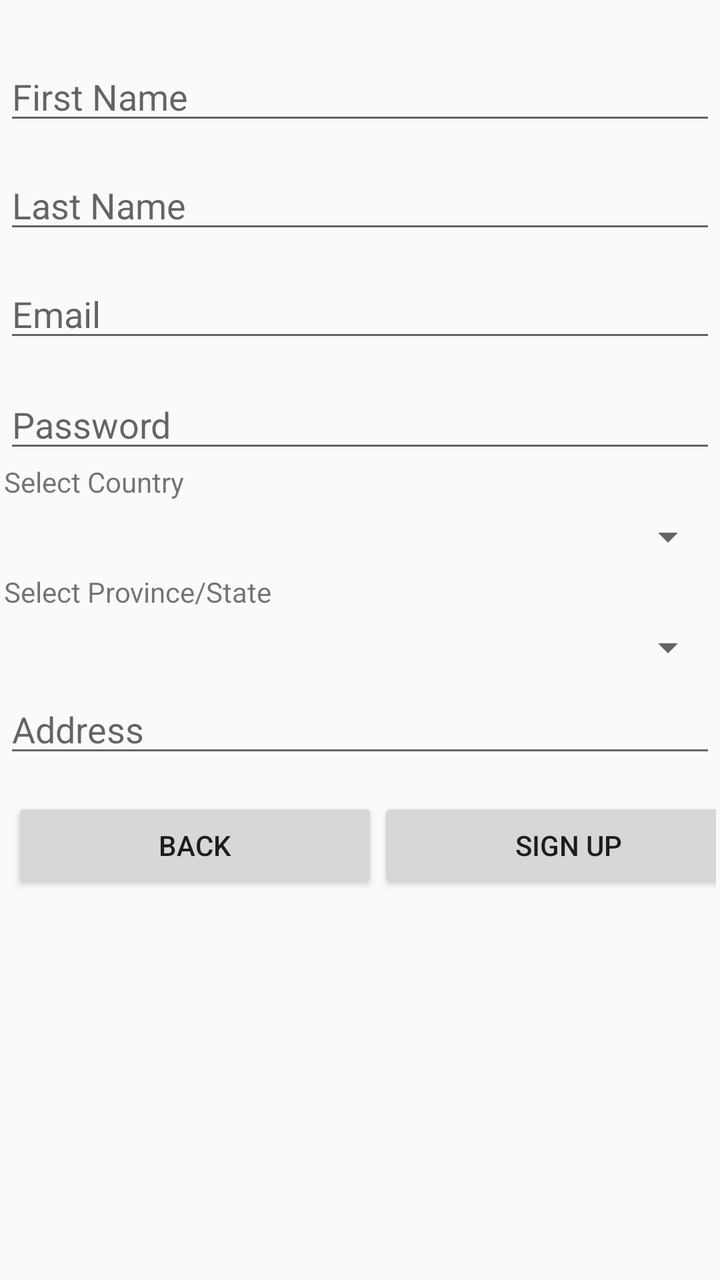
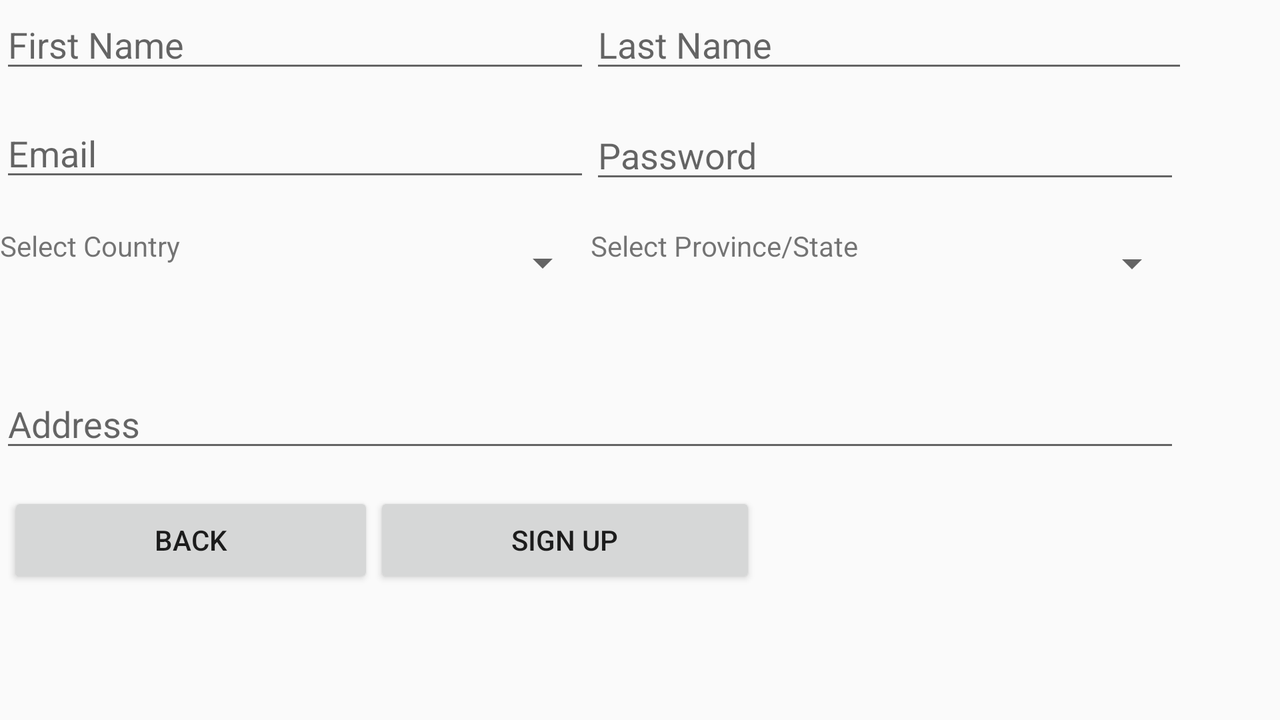

One screen, two layout resources from the same app: the default and the author's alternative for another configuration. Each is rendered where Android would select it; the XML of both is given below.
<!-- AndroidManifest.xml: application theme AppTheme -->
<!-- res/layout/activity_sign_up.xml -->
<?xml version="1.0" encoding="utf-8"?>
<android.support.constraint.ConstraintLayout xmlns:android="http://schemas.android.com/apk/res/android"
    xmlns:app="http://schemas.android.com/apk/res-auto"
    xmlns:tools="http://schemas.android.com/tools"
    android:layout_width="match_parent"
    android:layout_height="match_parent"
    tools:context="com.example.andy.apeshop.SignUp"
    tools:layout_editor_absoluteY="81dp"
    tools:layout_editor_absoluteX="0dp">

    <LinearLayout
        android:id="@+id/linearLayout2"
        android:layout_width="0dp"
        android:layout_height="0dp"
        android:layout_marginEnd="2dp"
        android:layout_marginLeft="2dp"
        android:layout_marginRight="2dp"
        android:layout_marginStart="2dp"
        android:weightSum="1"
        app:layout_constraintBottom_toBottomOf="parent"
        app:layout_constraintHorizontal_bias="1.0"
        app:layout_constraintLeft_toLeftOf="parent"
        app:layout_constraintRight_toRightOf="parent"
        app:layout_constraintTop_toTopOf="parent"
        app:layout_constraintVertical_bias="1.0"
        tools:layout_constraintBottom_creator="1"
        tools:layout_constraintLeft_creator="1"
        tools:layout_constraintRight_creator="1"
        tools:layout_constraintTop_creator="1"
        android:orientation="vertical">

        <EditText
            android:id="@+id/firstNameText"
            android:layout_width="match_parent"
            android:layout_height="wrap_content"
            android:layout_marginTop="26dp"
            android:ems="10"
            android:hint="@string/firstName"
            android:inputType="textPersonName"
            app:layout_constraintLeft_toLeftOf="parent"
            app:layout_constraintRight_toRightOf="parent"
            app:layout_constraintTop_toTopOf="parent"
            tools:layout_constraintLeft_creator="1"
            tools:layout_constraintRight_creator="1"
            tools:layout_constraintTop_creator="1" />

        <EditText
            android:id="@+id/lastNameText"
            android:layout_width="match_parent"
            android:layout_height="wrap_content"
            android:layout_marginTop="13dp"
            android:ems="10"
            android:hint="@string/lastName"
            android:inputType="textPersonName"
            app:layout_constraintLeft_toLeftOf="@+id/editText"
            app:layout_constraintRight_toRightOf="@+id/editText"
            app:layout_constraintTop_toBottomOf="@+id/editText"
            tools:layout_constraintLeft_creator="1"
            tools:layout_constraintRight_creator="1"
            tools:layout_constraintTop_creator="1" />

        <EditText
            android:id="@+id/emailText"
            android:layout_width="match_parent"
            android:layout_height="wrap_content"
            android:layout_marginTop="13dp"
            android:ems="10"
            android:hint="@string/email"
            android:inputType="textEmailAddress"
            app:layout_constraintLeft_toLeftOf="@+id/editText2"
            app:layout_constraintRight_toRightOf="@+id/editText2"
            app:layout_constraintTop_toBottomOf="@+id/editText2"
            tools:layout_constraintLeft_creator="1"
            tools:layout_constraintRight_creator="1"
            tools:layout_constraintTop_creator="1" />

        <EditText
            android:id="@+id/passwordText"
            android:layout_width="match_parent"
            android:layout_height="wrap_content"
            android:layout_marginTop="14dp"
            android:ems="10"
            android:hint="@string/password"
            android:inputType="textPassword"
            app:layout_constraintLeft_toLeftOf="@+id/editText5"
            app:layout_constraintRight_toRightOf="@+id/editText5"
            app:layout_constraintTop_toBottomOf="@+id/editText5"
            tools:layout_constraintLeft_creator="1"
            tools:layout_constraintRight_creator="1"
            tools:layout_constraintTop_creator="1" />

        <TextView
            android:id="@+id/countryTextView"
            android:layout_width="match_parent"
            android:layout_height="wrap_content"
            android:text="@string/select_country" />

        <Spinner
            android:id="@+id/countrySpinner"
            android:layout_width="match_parent"
            android:layout_height="36dp"
            android:focusable="true" />

        <TextView
            android:id="@+id/provinceTextView"
            android:layout_width="match_parent"
            android:layout_height="wrap_content"
            android:text="@string/select_province_state" />

        <Spinner
            android:id="@+id/provinceSpinner"
            android:layout_width="match_parent"
            android:layout_height="37dp" />

        <EditText
            android:id="@+id/addressText"
            android:layout_width="match_parent"
            android:layout_height="wrap_content"
            android:ems="10"
            android:hint="@string/address"
            android:inputType="textPersonName" />

        <LinearLayout
            android:layout_width="374dp"
            android:layout_height="wrap_content"
            android:layout_marginBottom="16dp"
            android:layout_marginEnd="4dp"
            android:layout_marginLeft="4dp"
            android:layout_marginRight="4dp"
            android:layout_marginStart="4dp"
            android:layout_marginTop="15dp"
            android:orientation="horizontal"
            app:layout_constraintBottom_toBottomOf="parent"
            app:layout_constraintLeft_toLeftOf="parent"
            app:layout_constraintRight_toRightOf="parent"
            app:layout_constraintTop_toBottomOf="@+id/linearLayout2"
            tools:layout_constraintBottom_creator="1"
            tools:layout_constraintLeft_creator="1"
            tools:layout_constraintRight_creator="1"
            tools:layout_constraintTop_creator="1">

            <Button
                android:id="@+id/button8"
                android:layout_width="163dp"
                android:layout_height="wrap_content"
                android:layout_weight="1"
                android:onClick="showHome"
                android:text="@string/back"
                tools:layout_editor_absoluteX="16dp"
                tools:layout_editor_absoluteY="394dp" />

            <Button
                android:id="@+id/signUpButton"
                android:layout_width="171dp"
                android:layout_height="wrap_content"
                android:layout_weight="1"
                android:text="@string/signUp"
                tools:layout_editor_absoluteX="184dp"
                tools:layout_editor_absoluteY="394dp" />
        </LinearLayout>

    </LinearLayout>

</android.support.constraint.ConstraintLayout>
<!-- resources referenced by this layout -->
<resources>
  <string name="address">Address</string>
  <string name="back">Back</string>
  <string name="email">Email</string>
  <string name="firstName">First Name</string>
  <string name="lastName">Last Name</string>
  <string name="password">Password</string>
  <string name="select_country">Select Country</string>
  <string name="select_province_state">Select Province/State</string>
  <string name="signUp">Sign Up</string>
  <style name="AppTheme" parent="Theme.AppCompat.Light.DarkActionBar">
          
          <item name="colorPrimary">@color/colorPrimary</item>
          <item name="colorPrimaryDark">@color/colorPrimaryDark</item>
          <item name="colorAccent">@color/colorAccent</item>
      </style>
</resources>
<!-- res/layout-land/activity_sign_up.xml (the author's variant of the layout above) -->
<!-- drawn on the phone turned sideways -->
<?xml version="1.0" encoding="utf-8"?>
<android.support.constraint.ConstraintLayout xmlns:android="http://schemas.android.com/apk/res/android"
    xmlns:app="http://schemas.android.com/apk/res-auto"
    xmlns:tools="http://schemas.android.com/tools"
    android:layout_width="match_parent"
    android:layout_height="match_parent"
    tools:context="com.example.andy.apeshop.SignUp"
    tools:layout_editor_absoluteY="73dp"
    tools:layout_editor_absoluteX="0dp">

    <LinearLayout
        android:id="@+id/linearLayout2"
        android:layout_width="590dp"
        android:layout_height="310dp"
        android:layout_marginEnd="2dp"
        android:layout_marginStart="2dp"
        android:orientation="vertical"
        android:weightSum="1"
        tools:layout_editor_absoluteX="1dp"
        tools:layout_editor_absoluteY="0dp">

        <LinearLayout
            android:layout_width="match_parent"
            android:layout_height="wrap_content"
            android:orientation="horizontal"
            android:weightSum="1">

            <EditText
                android:id="@+id/firstNameText"
                android:layout_width="wrap_content"
                android:layout_height="match_parent"
                android:layout_weight="0.5"
                android:ems="10"
                android:hint="@string/firstName"
                android:inputType="textPersonName"
                app:layout_constraintLeft_toLeftOf="parent"
                app:layout_constraintRight_toRightOf="parent"
                app:layout_constraintTop_toTopOf="parent"
                tools:layout_constraintLeft_creator="1"
                tools:layout_constraintRight_creator="1"
                tools:layout_constraintTop_creator="1" />

            <EditText
                android:id="@+id/lastNameText"
                android:layout_width="wrap_content"
                android:layout_height="match_parent"
                android:layout_weight="1"
                android:ems="10"
                android:hint="@string/lastName"
                android:inputType="textPersonName"
                app:layout_constraintLeft_toLeftOf="@+id/editText"
                app:layout_constraintRight_toRightOf="@+id/editText"
                app:layout_constraintTop_toBottomOf="@+id/editText"
                tools:layout_constraintLeft_creator="1"
                tools:layout_constraintRight_creator="1"
                tools:layout_constraintTop_creator="1" />

        </LinearLayout>

        <LinearLayout
            android:layout_width="match_parent"
            android:layout_height="72dp"
            android:orientation="horizontal">

            <EditText
                android:id="@+id/emailText"
                android:layout_width="match_parent"
                android:layout_height="wrap_content"
                android:layout_marginTop="13dp"
                android:layout_weight="1"
                android:ems="10"
                android:hint="@string/email"
                android:inputType="textEmailAddress"
                app:layout_constraintLeft_toLeftOf="@+id/editText2"
                app:layout_constraintRight_toRightOf="@+id/editText2"
                app:layout_constraintTop_toBottomOf="@+id/editText2"
                tools:layout_constraintLeft_creator="1"
                tools:layout_constraintRight_creator="1"
                tools:layout_constraintTop_creator="1" />

            <EditText
                android:id="@+id/passwordText"
                android:layout_width="match_parent"
                android:layout_height="wrap_content"
                android:layout_marginTop="14dp"
                android:layout_weight="1"
                android:ems="10"
                android:hint="@string/password"
                android:inputType="textPassword"
                app:layout_constraintLeft_toLeftOf="@+id/editText5"
                app:layout_constraintRight_toRightOf="@+id/editText5"
                app:layout_constraintTop_toBottomOf="@+id/editText5"
                tools:layout_constraintLeft_creator="1"
                tools:layout_constraintRight_creator="1"
                tools:layout_constraintTop_creator="1" />

        </LinearLayout>

        <LinearLayout
            android:layout_width="match_parent"
            android:layout_height="match_parent"
            android:layout_weight="1"
            android:orientation="horizontal">

            <TextView
                android:id="@+id/countryTextView"
                android:layout_width="match_parent"
                android:layout_height="wrap_content"
                android:layout_weight="1"
                android:text="@string/select_country" />

            <Spinner
                android:id="@+id/countrySpinner"
                android:layout_width="match_parent"
                android:layout_height="36dp"
                android:layout_weight="1"
                android:focusable="true" />

            <TextView
                android:id="@+id/provinceTextView"
                android:layout_width="match_parent"
                android:layout_height="wrap_content"
                android:layout_weight="1"
                android:text="@string/select_province_state" />

            <Spinner
                android:id="@+id/provinceSpinner"
                android:layout_width="match_parent"
                android:layout_height="37dp"
                android:layout_weight="1" />

        </LinearLayout>

        <EditText
            android:id="@+id/addressText"
            android:layout_width="match_parent"
            android:layout_height="wrap_content"
            android:ems="10"
            android:hint="@string/address"
            android:inputType="textPersonName" />

        <LinearLayout
            android:layout_width="374dp"
            android:layout_height="wrap_content"
            android:layout_marginBottom="16dp"
            android:layout_marginEnd="4dp"
            android:layout_marginLeft="4dp"
            android:layout_marginRight="4dp"
            android:layout_marginStart="4dp"
            android:layout_marginTop="15dp"
            android:orientation="horizontal"
            app:layout_constraintBottom_toBottomOf="parent"
            app:layout_constraintLeft_toLeftOf="parent"
            app:layout_constraintRight_toRightOf="parent"
            app:layout_constraintTop_toBottomOf="@+id/linearLayout2"
            tools:layout_constraintBottom_creator="1"
            tools:layout_constraintLeft_creator="1"
            tools:layout_constraintRight_creator="1"
            tools:layout_constraintTop_creator="1">

            <Button
                android:id="@+id/button8"
                android:layout_width="163dp"
                android:layout_height="wrap_content"
                android:layout_weight="1"
                android:onClick="showHome"
                android:text="@string/back"
                tools:layout_editor_absoluteX="16dp"
                tools:layout_editor_absoluteY="394dp" />

            <Button
                android:id="@+id/signUpButton"
                android:layout_width="171dp"
                android:layout_height="wrap_content"
                android:layout_weight="1"
                android:text="@string/signUp"
                tools:layout_editor_absoluteX="184dp"
                tools:layout_editor_absoluteY="394dp" />
        </LinearLayout>

    </LinearLayout>

</android.support.constraint.ConstraintLayout>
